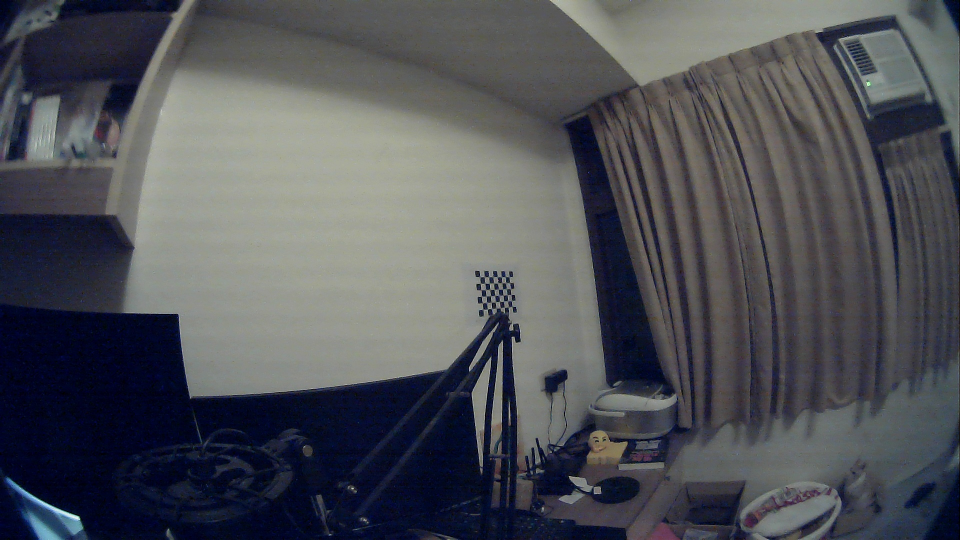
#> input picture camCalibrate/image/test201.jpg, 1920 x 1080 px (shown at 1/2 size); its folder holds 4 pictures in this run
$ python undistortion.py   (older library calls are emulated)
#> lines starting #> are read from the running program, lines starting #| are printed output that depends on the picture
import numpy as np
import cv2
import glob

DIM=(1920, 1080)
'''
K=np.array([[746.2375213865838, 0.0, 968.836703623176], [0.0, 744.0664602168284, 559.9185383737507], [0.0, 0.0, 1.0]])
D=np.array([[-0.03896429728025417], [-0.046694249674700025], [0.08308967520837052], [-0.04588079410525378]])
'''
K=np.array([[735.6199468787531, 0.0, 949.6281129943385], [0.0, 733.3174407954972, 511.0838841303066], [0.0, 0.0, 1.0]])
D=np.array([[-0.033712631321841935], [-0.005952529309371836], [-0.0037130841838726044], [0.001387399889887952]])

def undistort():
    images = glob.glob('image\*.jpg')
    for fname in images:
        img = cv2.imread(fname)
#> img is the input picture: shape (1080, 1920, 3); mean B, G, R 86.9, 81.5, 79.8
        h,w = img.shape[:2]
#> h = 1080; w = 1920
        map1, map2 = cv2.fisheye.initUndistortRectifyMap(K, D, np.eye(3), K, DIM, cv2.CV_16SC2)
        undistorted_img = cv2.remap(img, map1, map2, interpolation=cv2.INTER_LINEAR, borderMode=cv2.BORDER_CONSTANT)
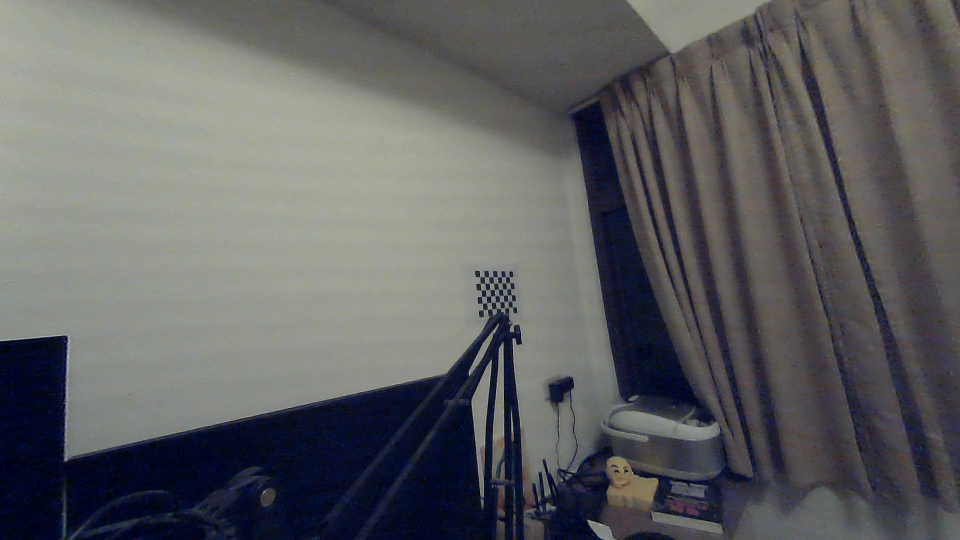
#> undistorted_img: shape (1080, 1920, 3) (shown at 1/2 size); mean B, G, R 97.4, 96, 95.4
        cv2.imshow("distorted", img)
        cv2.imshow("undistorted", undistorted_img)
        cv2.waitKey(0)
        cv2.destroyAllWindows()
#> pass 2 of the loop in undistort, `for fname in images:`:
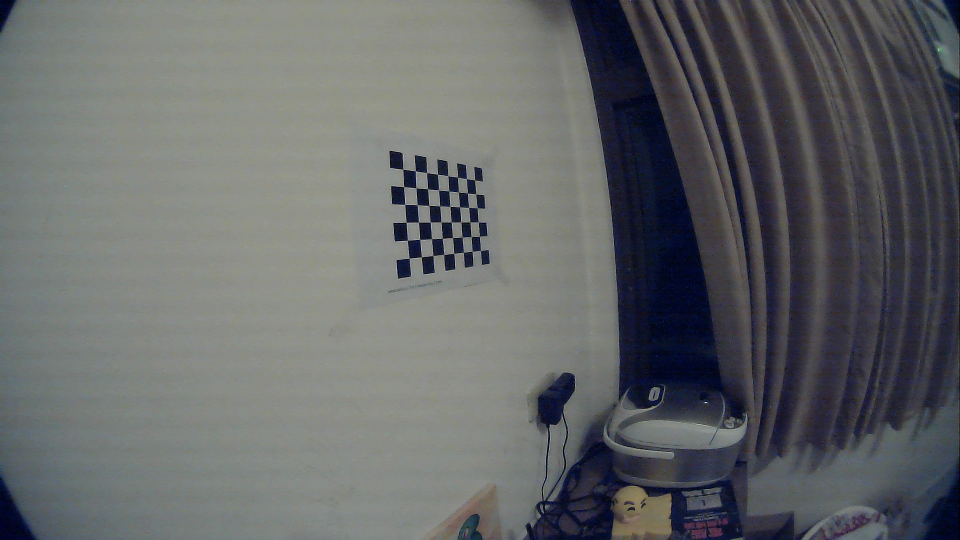
#> input picture camCalibrate/image/test257.jpg, 1920 x 1080 px (shown at 1/2 size)
#> in undistort, img is the input picture: shape (1080, 1920, 3); mean B, G, R 103.6, 102.3, 100
#> in undistort, `undistorted_img = cv2.remap(img, map1, map2, interpolation=cv2.INTER_L..`:
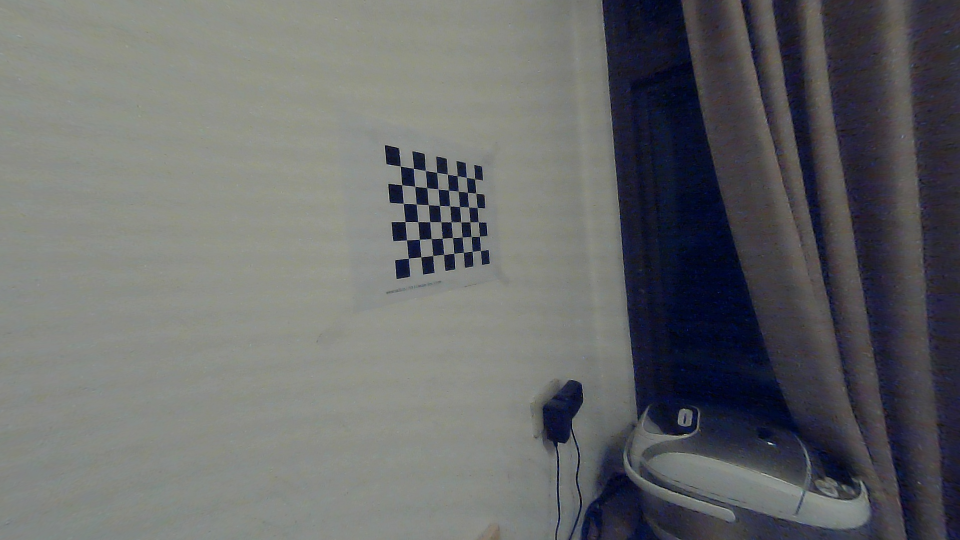
#> undistorted_img: shape (1080, 1920, 3) (shown at 1/2 size); mean B, G, R 106, 105.3, 103.7
#> pass 3 of the loop in undistort, `for fname in images:`:
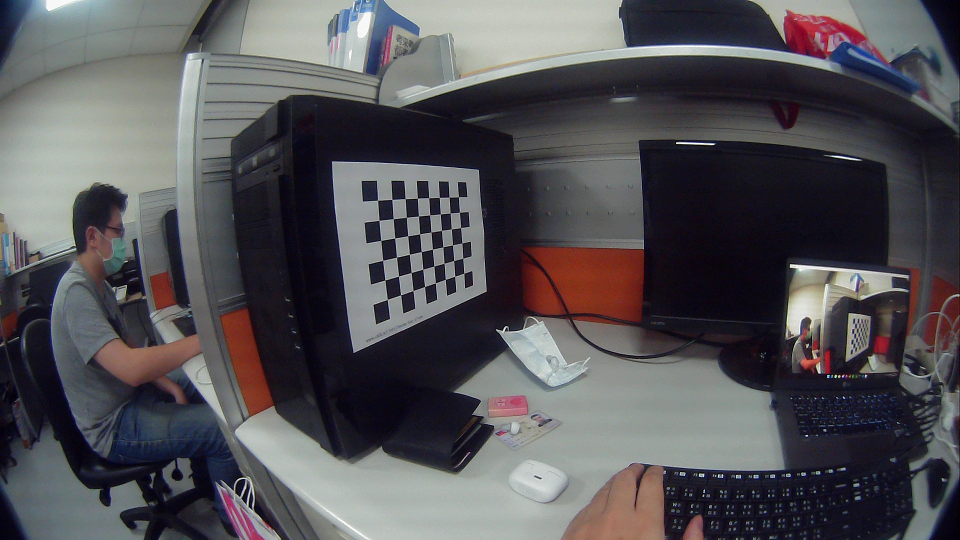
#> input picture camCalibrate/image/test272.jpg, 1920 x 1080 px (shown at 1/2 size)
#> in undistort, img is the input picture: shape (1080, 1920, 3); mean B, G, R 86, 82.1, 83.9
#> in undistort, `undistorted_img = cv2.remap(img, map1, map2, interpolation=cv2.INTER_L..`:
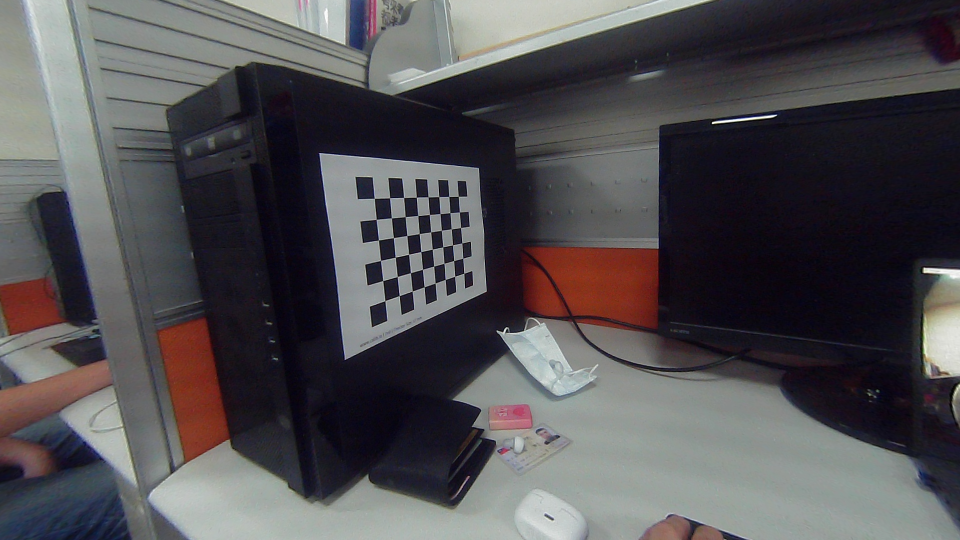
#> undistorted_img: shape (1080, 1920, 3) (shown at 1/2 size); mean B, G, R 82.1, 79, 81.4
#> the loop made 4 passes; the first 3 are shown

if __name__ == '__main__':
    undistort()
